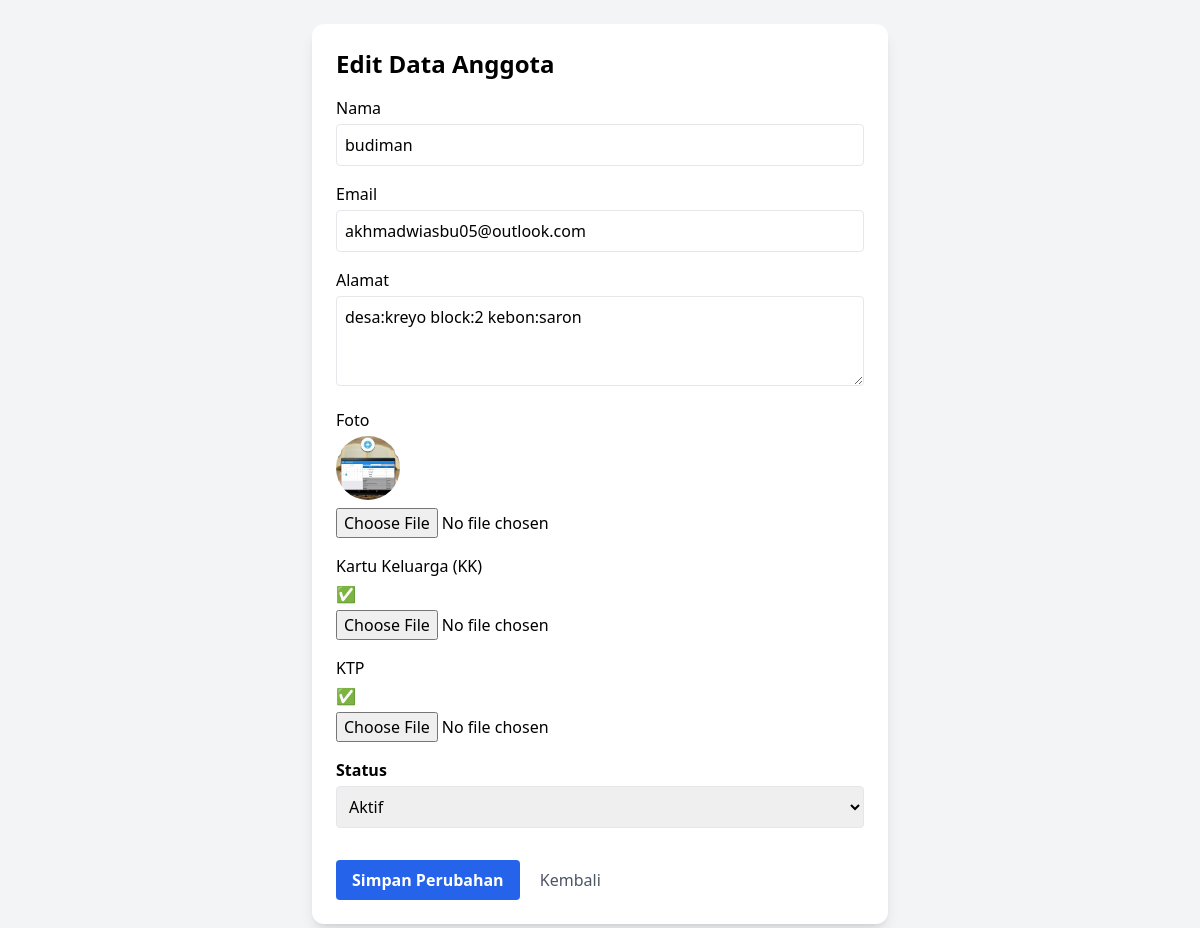
Screenshot of /users/anggota_edit.php?id=15 with the database file from the repository.
### tables this page shows
CREATE TABLE `anggota` (
  `id_anggota` int(11) NOT NULL,
  `nama` varchar(100) NOT NULL,
  `jenis_kelamin` enum('laki-laki','perempuan','','') NOT NULL,
  `tgl_lahir` date DEFAULT NULL,
  `tempat_lahir` varchar(50) NOT NULL,
  `alamat` text NOT NULL,
  `telepon` varchar(15) NOT NULL,
  `email` varchar(100) DEFAULT NULL,
  `status` enum('aktif','tidak aktif') DEFAULT 'aktif',
  `username` varchar(50) DEFAULT NULL,
  `password` text DEFAULT NULL,
  `role` enum('user','admin') NOT NULL DEFAULT 'user',
  `foto` varchar(255) DEFAULT NULL,
  `kk` text DEFAULT NULL,
  `ktp` text DEFAULT NULL,
  `NPWP` int(20) NOT NULL
);

### users/anggota_edit.php (the view, shortened to what this page needs)
<?php
include '../config.php';
$id = $_GET['id'] ?? null;
$sql = "SELECT * FROM anggota WHERE id_anggota = ?";
$stmt = $conn->prepare($sql);
$stmt->bind_param("i", $id);
$stmt->execute();
$result = $stmt->get_result();
$anggota = $result->fetch_assoc();
?>
<!DOCTYPE html>
<html lang="id">
<head>
    <script src="https://cdn.tailwindcss.com"></script>
</head>
<body class="bg-gray-100 p-6">
    <div class="max-w-xl mx-auto bg-white shadow-lg rounded-xl p-6">
        <h2 class="text-2xl font-semibold mb-4">Edit Data Anggota</h2>
        <form method="POST" enctype="multipart/form-data" class="space-y-4">
            <div>
                <label class="block mb-1 font-medium">Nama</label>
                <input type="text" name="nama" value="<?= htmlspecialchars($anggota['nama']) ?>" required class="w-full border rounded p-2">
            </div>
            <div>
                <label class="block mb-1 font-medium">Email</label>
                <input type="email" name="email" value="<?= htmlspecialchars($anggota['email']) ?>" required class="w-full border rounded p-2">
            </div>
            <div>
                <label class="block mb-1 font-medium">Alamat</label>
                <textarea name="alamat" class="w-full border rounded p-2" rows="3"><?= htmlspecialchars($anggota['alamat']) ?></textarea>
            </div>
            <div class="flex items-center gap-4">
                <div>
                    <label class="block mb-1 font-medium">Foto</label>
                    <?php if ($anggota['foto']): ?>
                        <img src="../upload/foto/<?= $anggota['foto'] ?>" class="w-16 h-16 rounded-full object-cover">
                    <?php endif; ?>
                    <input type="file" name="foto" accept="image/*" class="mt-2">
                </div>
            </div>
            <div>
                <label class="block font-medium mb-1">Kartu Keluarga (KK)</label>
                <p class="mb-1"><?= $anggota['kk'] ? '✅' : '❌' ?></p>
                <input type="file" name="kk" accept="image/*">
            </div>
            <div>
                <label class="block font-medium mb-1">KTP</label>
                <p class="mb-1"><?= $anggota['ktp'] ? '✅' : '❌' ?></p>
                <input type="file" name="ktp" accept="image/*">
            </div>
            <div>
                <label class="block mt-4 mb-1 font-semibold">Status</label>
                <select name="status" class="w-full p-2 border rounded">
                    <option value="aktif" <?= ($anggota['status'] ?? '') === 'aktif' ? 'selected' : '' ?>>Aktif</option>
                </select>
            </div>
            <div class="pt-4">
                <button type="submit" class="bg-blue-600 hover:bg-blue-700 text-white font-semibold py-2 px-4 rounded">
                    Simpan Perubahan
                </button>
                <a href="list.php" class="ml-4 text-gray-600 hover:text-black">Kembali</a>
            </div>
        </form>
    </div>
</body>
</html>

### rows the page displays
anggota: nama "budiman", email "akhmadwiasbu05@outlook.com", alamat "desa:kreyo block:2 kebon:saron", foto (picture), status "Aktif"
